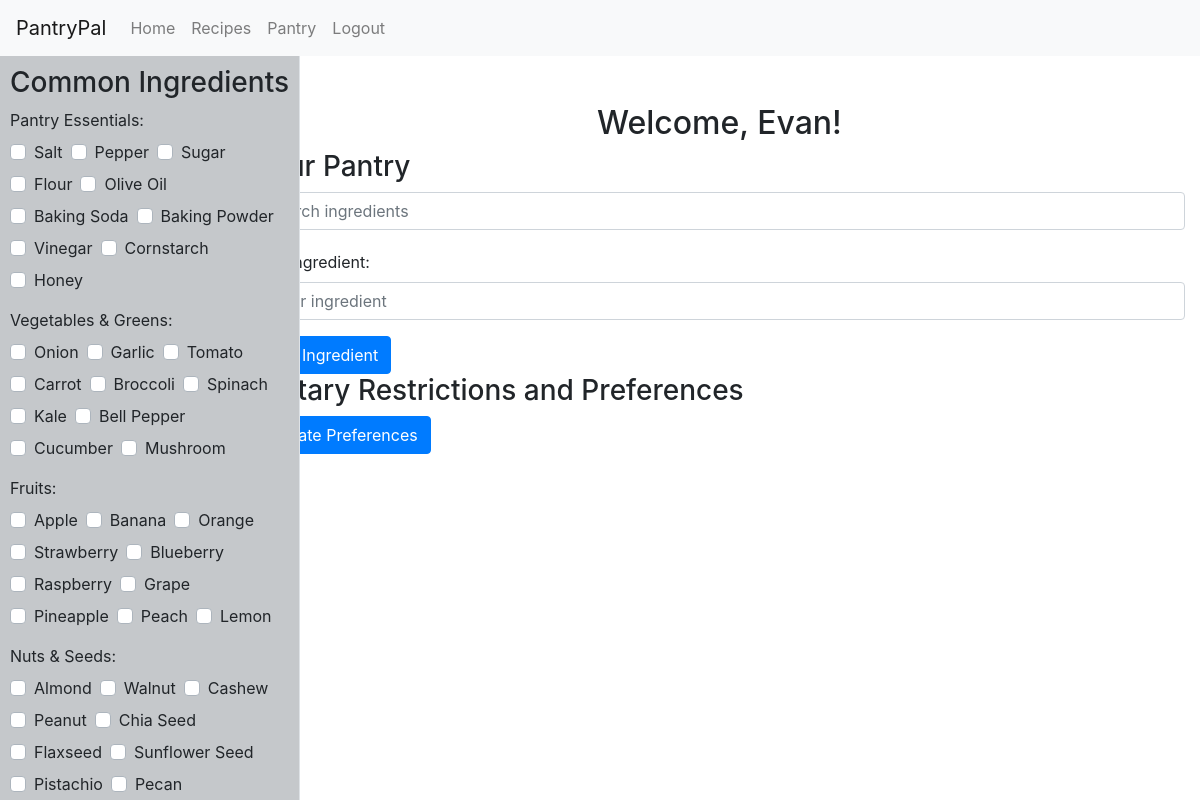
/pantry (signed in), run on an earlier commit of the app's database.
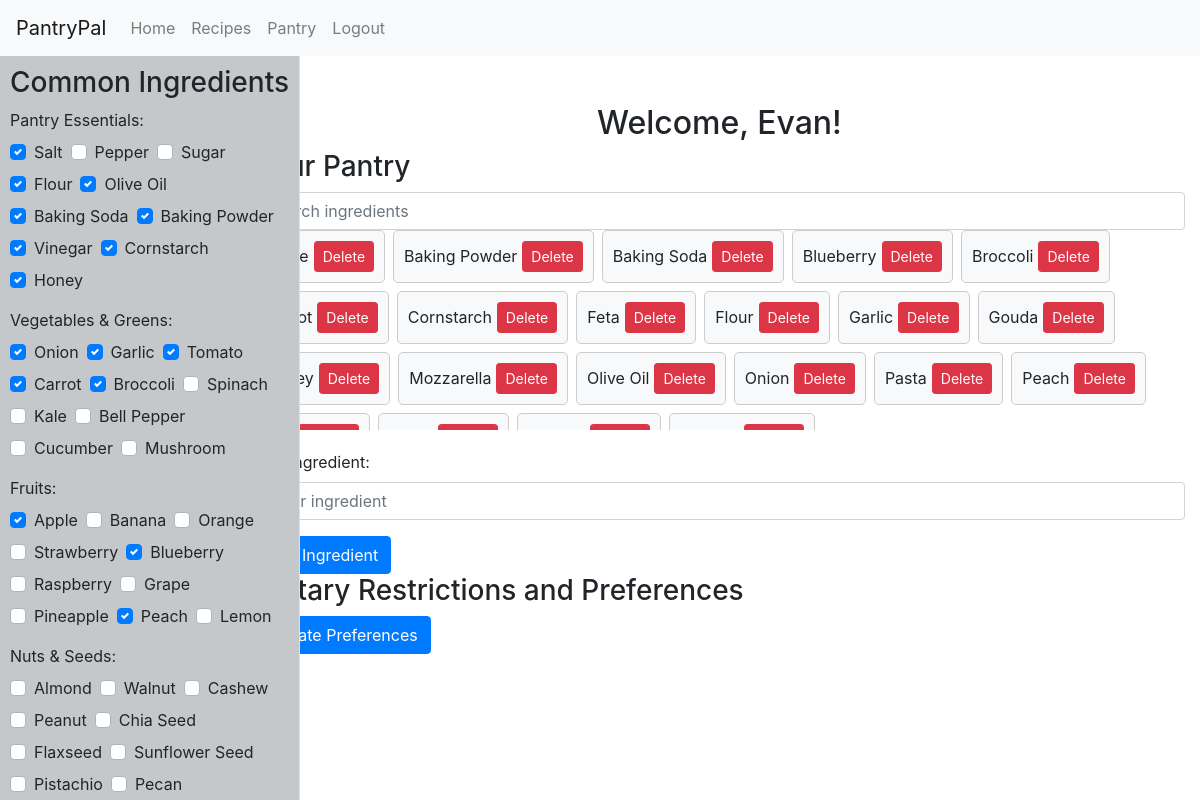
And on a later commit of the database.
### app.py (models this page shows, shortened)
class User(UserMixin, db.Model):
    id = db.Column(db.Integer, primary_key=True)
    username = db.Column(db.String(80), unique=True, nullable=False)
    password = db.Column(db.String(128), nullable=False)

class Ingredient(db.Model):
    id = db.Column(db.Integer, primary_key=True)
    name = db.Column(db.String(80), nullable=False)
    required = db.Column(db.Boolean, nullable=False)
    user_id = db.Column(db.Integer, db.ForeignKey('user.id'), nullable=False)

### app.py (the view)
@app.route('/pantry')
@login_required
def pantry():
    user_ingredients = get_user_ingredients(current_user.id, False)
    return render_template('pantry.html', ingredients=user_ingredients, ingredient_names=[ingredient.name for ingredient in user_ingredients])

### app.py (called while the page is built)
def get_user_ingredients(user_id, as_string=True):
    ingredients = Ingredient.query.filter_by(user_id=user_id).order_by(Ingredient.name).all()
    if as_string == False:
        return ingredients
    ingredient_names = [ingredient.name for ingredient in ingredients]
    return ingredient_names

@login_manager.user_loader
def load_user(user_id):
    return User.query.get(int(user_id))

### templates/pantry.html (shortened to what this page needs)
{% extends 'base.html' %}
{% block content %}
<div class="main-content">
    {% include 'sidebar.html' %}
    <div class="container">
        <h2 class="text-center mt-5">Welcome, {{ current_user.username }}!</h2>
        <h3>Your Pantry</h3>
        <input type="text" id="search-ingredient" class="form-control" placeholder="Search ingredients">
        <div class="scrollable-ingredients">
            <div class="ingredient-list">
                {% for ingredient in ingredients %}
                <div class="ingredient-item">
                    <div class="ingredient-name">{{ ingredient.name }}</div>
                    <form action="{{ url_for('delete_ingredient', ingredient_id=ingredient.id) }}" method="POST" class="delete-ingredient-form">
                        <button type="submit" class="btn btn-danger btn-sm">Delete</button>
                    </form>
                </div>
                {% endfor %}
            </div>
        </div>
        <form method="POST" action="{{ url_for('add_ingredient') }}">
            <div class="form-group">
                <label for="ingredient">Add Ingredient:</label>
                <input type="text" autocomplete="off" class="form-control" id="ingredient" name="ingredient" placeholder="Enter ingredient" required>
            </div>
            <button type="submit" class="btn btn-primary">Add Ingredient</button>
        </form>
        <h3>Dietary Restrictions and Preferences</h3>
        <form method="POST" action="{{ url_for('update_preferences') }}">
            <button type="submit" class="btn btn-primary">Update Preferences</button>
        </form>
    </div>
</div>
{% endblock %}

### templates/base.html (shortened to what this page needs)
<!DOCTYPE html>
<html lang="en">
<head>
    <link rel="stylesheet" href="https://maxcdn.bootstrapcdn.com/bootstrap/4.5.2/css/bootstrap.min.css">
    <link rel="stylesheet" href="{{ url_for('static', filename='css/main.css') }}">
</head>
<body>
    <nav class="navbar navbar-expand-lg navbar-light bg-light">
        <a class="navbar-brand" href="{{ url_for('index') }}">PantryPal</a>
        <div class="collapse navbar-collapse" id="navbarNav">
            <ul class="navbar-nav">
                <li class="nav-item">
                    <a class="nav-link" href="{{ url_for('index') }}">Home</a>
                </li>
                <li class="nav-item">
                    <a class="nav-link" href="{{ url_for('recipe') }}">Recipes</a>
                </li>
                {% if current_user.is_authenticated %}
                    <li class="nav-item">
                        <a class="nav-link" href="{{ url_for('pantry') }}">Pantry</a>
                    </li>
                    <li class="nav-item">
                        <a class="nav-link" href="{{ url_for('logout') }}">Logout</a>
                    </li>
                {% endif %}
            </ul>
        </div>
    </nav>
    {% block content %}
    {% endblock %}
</body>
</html>

### templates/sidebar.html (shortened to what this page needs)
<div class="sidebar-wrapper">
    <div class="sidebar">
        {% if request.path == url_for('pantry') %}
        <h3>Common Ingredients</h3>
            <form method="POST" action="{{ url_for('update_common_ingredients') }}">
                {% for category, category_ingredients in categories %}
                    <div class="form-group">
                        <label>{{ category }}:</label>
                        <div class="ingredient-list">
                            {% for ingredient in category_ingredients %}
                                <div class="custom-control custom-checkbox">
                                    <label class="custom-control-label" for="{{ ingredient }}">{{ ingredient }}</label>
                                </div>
                            {% endfor %}
                        </div>
                    </div>
                {% endfor %}
            </form>
        {% endif %}
    </div>
</div>

### static/css/main.css (style rules this page uses)
body { display: flex; min-height: 100vh; flex-direction: column; }
.navbar { z-index: 101; position: fixed; width: 100%; }
.container { margin-top: 56px; }
.main-content { flex: 1; display: flex; }
.sidebar-wrapper { width: 25%; height: calc(100% - 56px); }
.sidebar { position: fixed; top: 56px; left: 0; bottom: 0; width: 25%; padding: 10px; background-color: #c5c8cb; border-right: 1px solid #dee2e6; overflow-y: auto; z-index: 100; }
.scrollable-ingredients { scrollbar-width: thin; scrollbar-color: rgba(0, 0, 0, 0.5) transparent; max-height: 200px; overflow-y: auto; margin-bottom: 20px; }
.ingredient-list { display: grid; grid-template-columns: repeat(auto-fill, minmax(200px, 1fr)); grid-gap: 20px; }
.ingredient-item { display: flex; align-items: center; justify-content: space-between; padding: 10px; border: 1px solid #ccc; border-radius: 5px; background-color: #f8f9fa; }
.delete-ingredient-form { margin-left: 5px; }
.ingredient-list { display: flex; flex-wrap: wrap; gap: 0.5rem; }

What changed in the data, as far as the page shows it:
added Ingredient: name "Baking Powder"
added Ingredient: name "Baking Soda"
added Ingredient: name "Blueberry"
added Ingredient: name "Broccoli"
added Ingredient: name "Cornstarch"
added Ingredient: name "Feta"
added Ingredient: name "Flour"
added Ingredient: name "Garlic"
added Ingredient: name "Gouda"
added Ingredient: name "Mozzarella"
added Ingredient: name "Olive Oil"
added Ingredient: name "Onion"
added Ingredient: name "Pasta"
added Ingredient: name "Peach"
